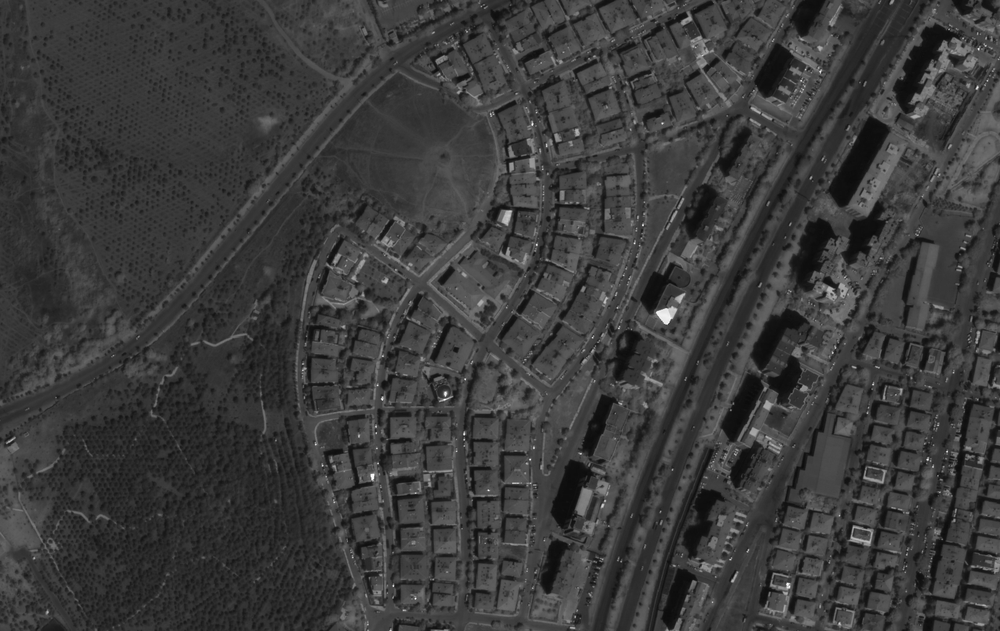
//> input picture NIR.bmp, 1000 x 631 px, shrunk from 1535 x 968 before the run
$ ./TestNDVI_bing   (built with g++ and OpenCV 4)
//> lines starting //> are read from the running program, lines starting //| are printed output that depends on the picture; after the words box and inside, x2 and y2 are one past the last pixel; in counts of white or black regions, pixels touching at a corner belong together
 #include <iostream>
#include <opencv/highgui.h>
//#include<opencv2\opencv.hpp>
// #include <opencv/highgui.h>
#include <opencv2/highgui/highgui.hpp>
#include <sys/time.h>
#include <time.h>

using namespace std;
using namespace cv;

//计算直方图
void imhist(Mat image, int histogram[]);
//计算CDF
void cumhist(int histogram[], int cumhistogram[]);
//算CDF最小值
void FindCDFMin(int cdfHist[],int *min);
//拉伸图像
void StrerchImage(Mat image,Mat stret_image,int min,int max);
//直方图均衡化
void HistEqualization(Mat cuEq_image,Mat stret_image,int cuStretHist[], int size,int cuMin);
//统计最大最小像素值
void FindMaxAndMin(int info[],int *min,int *max);
//计算NDVI
void NDVI(Mat redImage,Mat nirImage,Mat ndviImage);
//计算阈值
void calculateThreshold(int ndviHis[],int imageSize, int *threshold);
//二值化图像
void OTSU(Mat ndviImage,Mat otsuImage,int threshold);

int main()
{
	// 加载近红外图像
    Mat image = imread("NIR.bmp", CV_LOAD_IMAGE_GRAYSCALE);
//> image is the input picture: 631 rows x 1000 cols, CV_8UC1; min 11, max 255, mean 59.5
	//命名为红外图像
	namedWindow("NIR Image");
	imshow("NIR Image", image);//显示NDVI图像
    int histogram[256];
    imhist(image, histogram);// 生成直方图
//> histogram = 256 values, max 16654 at index 57, min 0 at index 0, mean 2464.8
	int min;
	int max;
	FindMaxAndMin(histogram,&min,&max);//计算最大最小值
//> min = 11; max = 255
		cout<< min<<max<<endl;
//| 11255
		cout << "最小值："<<min << endl;
//| 最小值：11
		cout << "最大值：" << max << endl;
//| 最大值：255
	//要被拉伸的图片
	Mat stret_image = image.clone();
	StrerchImage(image,stret_image,min,max);//拉伸图像
//> after the loop in StrerchImage, `for(int i=0;i<image.rows;i++)`: stret_image: 631 rows x 1000 cols, CV_8UC1; 0.16% of pixels changed, all inside (x1, y1, x2, y2) = (0, 0, 1000, 1)
	//stret_image图像已经被拉伸过

	int stretHistogram[256];
	imhist(stret_image,stretHistogram);//生成直方图
//> stretHistogram = 256 values, max 16636 at index 57, min 0 at index 0, mean 2464.8

	int cuStretHist[256];
	cumhist(stretHistogram,cuStretHist);//计算CDF
//> cuStretHist = 256 values from 0 to 631000

	int cuMin;
	FindCDFMin(cuStretHist,&cuMin);//计算CDF最小值
//> cuMin = 0

	Mat cuEq_image=image.clone();
	int size=image.rows*image.cols;
//> size = 631000
	HistEqualization(cuEq_image,stret_image,cuStretHist,size,cuMin);//直方图均衡化
//> after the loop in HistEqualization, `for(int i=0;i<stret_image.rows;i++)`:
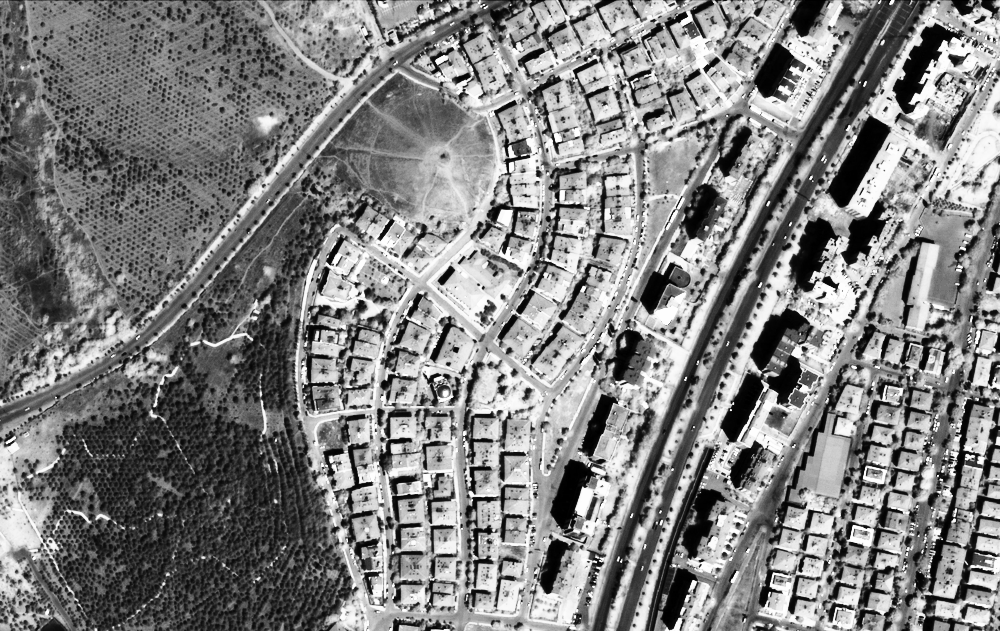
//> cuEq_image: 631 rows x 1000 cols, CV_8UC1; min 0, max 255, mean 128.8


	//加载红外图像
	Mat redImage=imread("Red.bmp",CV_LOAD_IMAGE_GRAYSCALE);
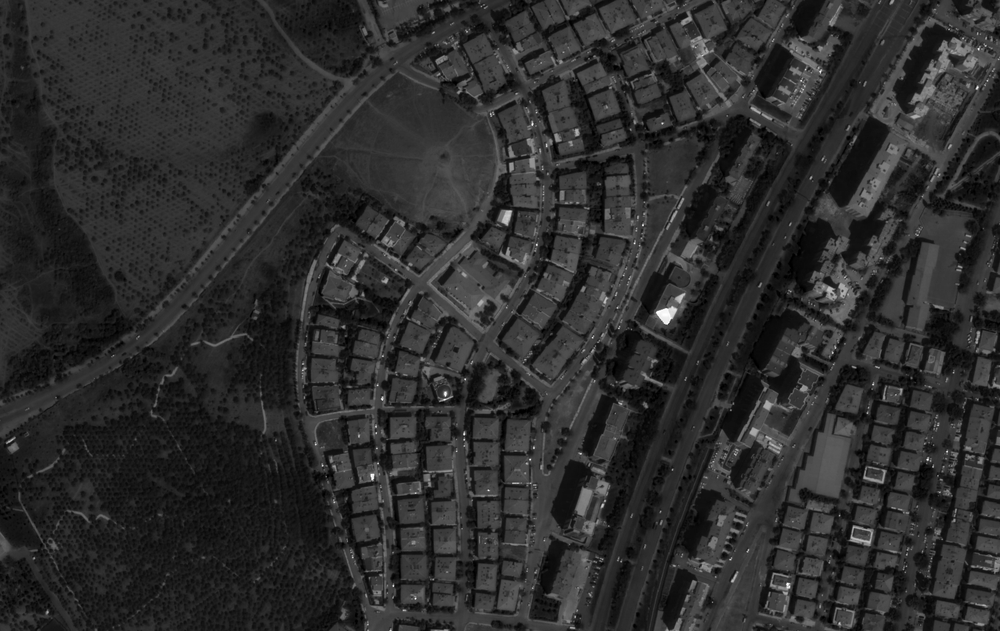
//> input picture Red.bmp, 1000 x 631 px, shrunk from 1535 x 968 before the run
//> redImage is the input picture: 631 rows x 1000 cols, CV_8UC1; min 0, max 255, mean 45
	namedWindow("RED Image");
	imshow("RED Image", redImage);//显示NDVI图像
	int redHistogram[256];
    imhist(redImage, redHistogram);//生成直方图
//> redHistogram = 256 values, max 12101 at index 51, min 1 at index 203, mean 2464.8
	int redMin;
	int redMax;
	FindMaxAndMin(redHistogram,&redMin,&redMax);//计算最大最小值
//> redMin = 0; redMax = 255
		cout<< redMin<<redMax<<endl;
//| 0255
	Mat redStret_image = redImage.clone();
	StrerchImage(redImage,redStret_image,redMin,redMax);//拉伸图像

	int redStretHistogram[256];
	imhist(redStret_image,redStretHistogram);//生成直方图
//> redStretHistogram has the same summary as redHistogram

	int redcuStretHist[256];
	cumhist(redStretHistogram,redcuStretHist);//计算CDF
//> redcuStretHist = 256 values from 413 to 631000

	int redcuMin;
	FindCDFMin(redcuStretHist,&redcuMin);//计算CDF最小值
//> redcuMin = 413

	Mat redcuEq_image=redImage.clone();
	int redSize=redImage.rows*redImage.cols;
//> redSize = 631000
	HistEqualization(redcuEq_image,redStret_image,redcuStretHist,redSize,redcuMin);//直方图均衡化
//> call 2 of HistEqualization, with size = 631000, cuMin = 413
//> after the loop in HistEqualization (call 2), `for(int i=0;i<stret_image.rows;i++)`:
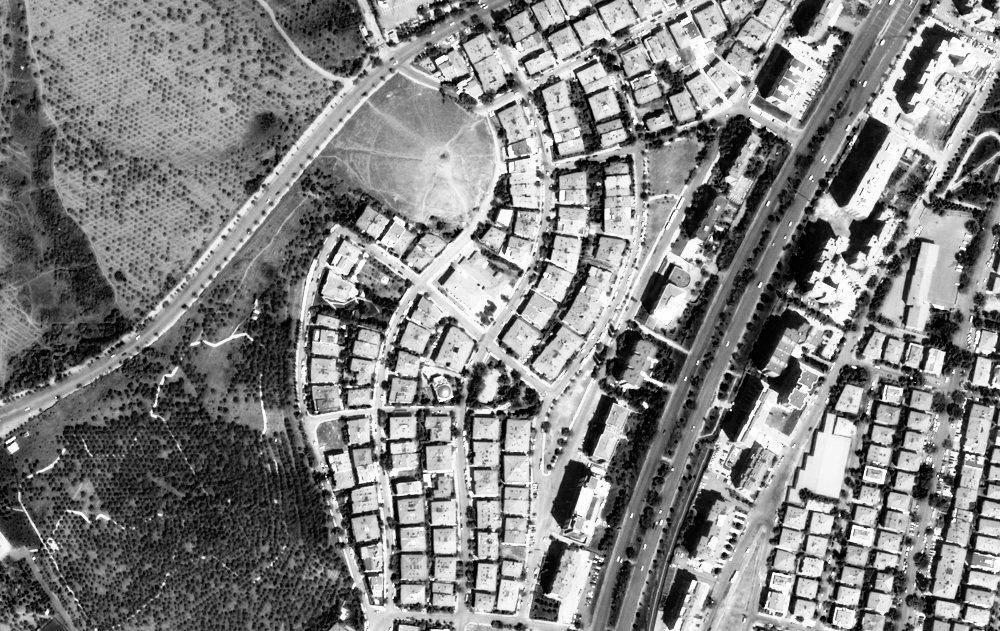
//> cuEq_image: 631 rows x 1000 cols, CV_8UC1; min 0, max 255, mean 128.6


	//加载NDVI图像
	Mat ndviImage=redImage.clone();
	NDVI(redcuEq_image,cuEq_image,ndviImage);//计算NDVI
	namedWindow("NDVI Image");
	imshow("NDVI Image", ndviImage);//显示NDVI图像

	int ndviHis[256];
	imhist(ndviImage,ndviHis);

	int threshold;
	int imageSize=ndviImage.rows*ndviImage.cols;
	calculateThreshold(ndviHis,imageSize, &threshold);//计算阈值
	//threshold=128;
	Mat otsuImage=ndviImage.clone();
	OTSU(ndviImage,otsuImage,threshold);//二值化图像(将整个图像呈现出明显的黑白效果的过程 图像上的像素点的灰度值设置为0或255)
	namedWindow("OTSU Image");
	imshow("OTSU Image", otsuImage);//显示二值化图像

    waitKey();
    return 0;

}

/**
*计算直方图
**/
void imhist(Mat image, int histogram[])
{

    // 初始化

    for(int i = 0; i < 256; i++)
    {
        histogram[i] = 0;
    }

    // 统计出现的像素值

    for(int y = 0; y < image.rows; y++)

        for(int x = 0; x < image.cols; x++)
			//histogram[(int)image.data[y,x]]++;
			histogram[ (int)image.at<uchar>(y,x)]++;
}


/*
*统计最大最小像素值
*/
void FindMaxAndMin(int info[],int *min, int *max)
{
	for(int i=0;i<256;i++)
	{
		if(info[i]!=0)
		{
			*min=i;
			break;
		}
	}
	for(int i=255;i>=0;i--)
	{
		if(info[i]!=0)
		{
			*max=i;
			break;
		}
	}


}


/**
*拉伸图像
**/
void StrerchImage(Mat image,Mat stret_image,int min,int max)
{

	for(int i=0;i<image.rows;i++)
	{
		for(int j=0;j<image.cols;j++)
		{
			//int i =image.data[i,j];
			//stret_image.at<uchar>(i,j)=saturate_cast<uchar>((image.data[i,j]-min)*255/(max-min));
			stret_image.data[i,j]=saturate_cast<uchar>((image.data[i,j]-min)*255/(max-min));

		}
	}
}


/**
*计算CDF
**/
void cumhist(int histogram[], int cumhistogram[])
{
    cumhistogram[0] = histogram[0];
    for(int i = 1; i < 256; i++)
    {
        cumhistogram[i] = histogram[i] + cumhistogram[i-1];
    }
}

/**
*计算CDF最小值
**/
void FindCDFMin(int cdfHist[],int *min)
{
	for(int i=0;i<256;i++)
	{
		if(cdfHist[i]!=0)
		{
			*min=cdfHist[i];
			break;
		}
	}
	for(int i=0;i<256;i++)
	{
		if(*min>cdfHist[i])
			*min=cdfHist[i];
	}
}

/**
*直方图均衡化
**/
void HistEqualization(Mat cuEq_image,Mat stret_image,int cuStretHist[], int size,int cuMin)
{
	for(int i=0;i<stret_image.rows;i++)
	{
		for(int j=0;j<stret_image.cols;j++)
		{
			cuEq_image.at<uchar>(i,j)=saturate_cast<uchar>((cuStretHist[stret_image.at<uchar>(i,j)]-cuMin)*255/(size-cuMin));
			//cuEq_image.data[i,j]=saturate_cast<uchar>((cuStretHist[stret_image.at<uchar>(i,j)]-cuMin)*255/(size-cuMin));
		}
	}
}


///**
//*拉伸直方图
//**/
//void HistStretching(Mat image,Mat &stretImage, int max,int min)
//{
//	for(int i=0;i<image.rows;i++)
//	{
//		for(int j=0;j<image.cols;j++)
//		{
//			int i=image.data[i,j];
//
//			stretImage.at<uchar>(i,j)=saturate_cast<uchar>((image.data[i,j]-min)*255/(float)(max-min));
//
//		}
//	}
//}
/*计算时间函数*/
double dtime(){
	double tseconds=0.0;
	struct timeval mytime;
	gettimeofday(&mytime,(struct timezone*)0);
	tseconds=(double)(mytime.tv_sec+mytime.tv_usec*1.0e-6);
	return tseconds;
}

/**
*计算NDVI
*968行 1535列
**/
void NDVI(Mat redImage,Mat nirImage,Mat ndviImage)
{

	cout << "redImage有多少行数 "<<redImage.rows << endl;
//| redImage有多少行数 631
	cout << "redImage有多少列数 " << redImage.cols << endl;
//| redImage有多少列数 1000
	double tstart,tstop,ttime;
	tstart=dtime();

	// 将mat类型数据拷贝到我的定义的二维数组上进行加速运算
	//rows 968 cols 1535
	int width = nirImage.cols;//1535
//> width = 1000
	int height = nirImage.rows;//968
//> height = 631
	uchar *juzhenR = new uchar[height*width];//定义红外二维矩阵
	uchar *juzhenN = new uchar[height*width];
	uchar *juzhenNDVI = new uchar[height*width];
	//uchar juzhenN[968][1535];//定义近红外二维矩阵
	//uchar juzhenNDVI[968][1535];//提前声明一个待赋值的NDVI矩阵
	unsigned char fRed,  fNIR;
	float ndvi;

	for(int i=0;i<height;i++)
	{
		for(int j=0;j<width;j++)
		{
			juzhenR[i*width+j]=redImage.at<uchar>(i,j);
			juzhenN[i*width +j]=nirImage.at<uchar>(i,j);
			// [6 lines of commented-out code are left out]
		}
	}
	//先遍历行(这里i表示行 j表示列 怀疑因为数据依赖并行不成)height=rows
    //#pragma acc data copyin(juzhenN,juzhenR) copy(juzhenNDVI)
    //#pragma acc loop collapse(2) independent
    //#pragma acc loop gang(32)
    //#pragma acc kernels copyin(juzhenN[0:width*height],juzhenR[0:width*height]),copyout(juzhenNDVI[0:width*height])
    #pragma acc data copyin(juzhenN[0:width*height],juzhenR[0:width*height]),copyout(juzhenNDVI[0:width*height])
	{
        #pragma acc kernels
        //#pragma acc loop independent
		#pragma acc loop seq
		for (int i = 0; i < height; i++)
		{
		//再遍历列width=cols
		#pragma acc loop independent
			//#pragma acc loop seq
			for (int j = 0; j < width; j++)
			{
			//做矩阵运算
				ndvi=(juzhenN[i * width + j] - juzhenR[i * width + j]) / (float)(juzhenN[i * width + j] + juzhenR[i * width + j]);
				juzhenNDVI[i * width + j] = 127.5*(1 + ndvi);
				if (juzhenNDVI[i * width + j]<0)
				{
					juzhenNDVI[i * width + j] = 0;
				}
				if (juzhenNDVI[i * width + j]>255)
				{
					juzhenNDVI[i * width + j] = 255;
				}
			}
		}
//> this loop made 631 passes
//> ndvi on passes 1 to 3: -0.0177, 0.078, 0.047
//> after the loop, ndvi = -0.0968
	#pragma acc update host(juzhenNDVI[0:width*height])
	}


	tstop=dtime();
	ttime=tstop-tstart;
	printf("runningtime %f(s)\n",ttime);
	//将juzhenNDVI赋值给Mat ndviImage
	Mat ndvijuzhen(height, width, CV_8UC1, (uchar *)juzhenNDVI);
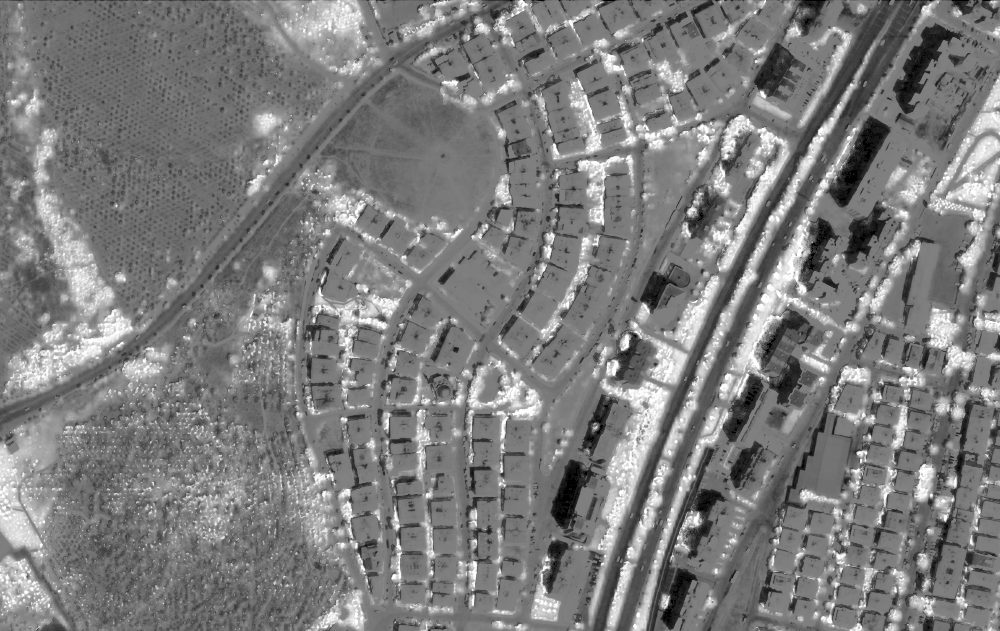
//> ndvijuzhen: 631 rows x 1000 cols, CV_8UC1; min 0, max 255, mean 124.8
//> in main, `imhist(ndviImage,ndviHis);`: ndviHis = 256 values, max 25232 at index 127, min 0 at index 1, mean 2464.8
	ndvijuzhen.copyTo(ndviImage);
	//ndviImage = ndvijuzhen.clone();
}

/**
*计算阈值
**/
void calculateThreshold(int ndviHis[],int imageSize, int *threshold)
{
//> called with imageSize = 631000
	float w0=0;
	float u0=0;
	float w1=0;
	float u1=0;
	float u=0;
	float g=0;
	//int t=0;
	float gArr[256];
	for(int i=0;i<256;i++)
	{
		if(ndviHis[i]!=0)
		{
			//t=ndviHis[i];
			double whiteColor=0;
			double whiteCount=0;
			double blackColor=0;
			double blackCount=0;
			for(int j=0;j<i;j++)//前景
			{
				whiteColor+=j*ndviHis[i];
				whiteCount+=ndviHis[i];
				u0=whiteColor/whiteCount;
				w0=whiteCount/imageSize;
			}
			for(int k=i;k<256;k++)//背景
			{
				blackColor+=k*ndviHis[k];
				blackCount+=ndviHis[k];
				u1=blackColor/blackCount;
				w1=blackCount/imageSize;
			}
			g=w0*w1*(u0-u1)*(u0-u1);
			gArr[i]=g;
		}
		//cout<<"阈值："<<g<<endl;
	}
//> this loop made 256 passes
//> (whiteColor, whiteCount, u0, w0, blackColor, blackCount, u1, w1) on passes 1, 5, 6, 7, 8, 10, 12, 13, 14, 15, 16, 17: (0, 0, 0, 0, 78763797, 631000, 124.8, 1), (6, 4, 1.5, 6.34e-06, 78763797, 629900, 125, 0.998), (10, 5, 2, 7.92e-06, 78763793, 629899, 125, 0.998), (30, 12, 2.5, 1.9e-05, 78763788, 629898, 125, 0.998), (357, 119, 3, 0.000189, 78763776, 629896, 125, 0.998), (2448, 612, 4, 0.00097, 78763657, 629879, 125, 0.998), (17215, 3443, 5, 0.00546, 78763045, 629811, 125.1, 0.998), (396, 72, 5.5, 0.000114, 78759602, 629498, 125.1, 0.998), (43368, 7228, 6, 0.0115, 78759530, 629492, 125.1, 0.998), (182, 28, 6.5, 4.44e-05, 78752302, 628936, 125.2, 0.997), (6510, 930, 7, 0.00147, 78752274, 628934, 125.2, 0.997), (64320, 8576, 7.5, 0.0136, 78751344, 628872, 125.2, 0.997)
//> (whiteColor, whiteCount, u0, w0) on pass 75: (2652382, 72668, 36.5, 0.115)

	int gMax;
	gMax=gArr[0];
	for(int i=0;i<256;i++)//选取最大阈值
	{
		if(gArr[i]>gMax)
		{
			gMax=gArr[i];
			*threshold=i;
		}
	}
	cout<<"阈值："<<*threshold<<endl;
//| 阈值：127
}

/**
*二值化图像
**/
void OTSU(Mat ndviImage,Mat otsuImage,int threshold)
{
//> called with threshold = 127
	for(int i=0;i<ndviImage.rows;i++)
	{
		for(int j=0;j<ndviImage.cols;j++)
		{
			if(ndviImage.at<uchar>(i,j)>=threshold)
			{
				otsuImage.at<uchar>(i,j)=saturate_cast<uchar>(255);
			}
			else
			{
				otsuImage.at<uchar>(i,j)=saturate_cast<uchar>(0);
			}
		}
	}
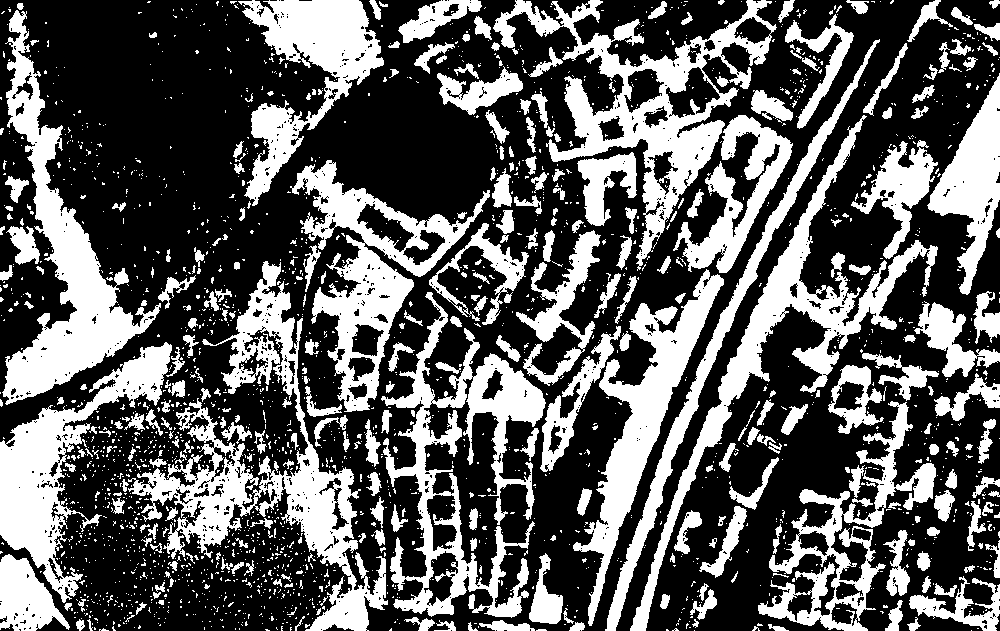
//> otsuImage: 631 rows x 1000 cols, CV_8UC1; 36.2% white; 2284 white regions (1965 under 20 px), largest, box (x1, y1, x2, y2) and area: (128, 261, 388, 631) 20018, (493, 0, 777, 271) 16667, (2, 10, 161, 405) 15820
}
